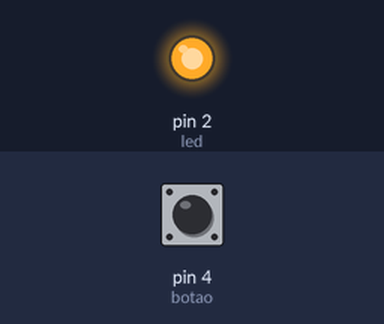
Simulated run of this sketch. Board: Arduino Uno, built with avr-gcc and run on an emulated ATmega328P. Shown: output pins drawn as LEDs (lit = HIGH). The inputs (shaded band) are chosen by the test bench; at power-on: pin 4 (botao) LOW.

Above: at 1.2 s.
1.3 s: pin 4 (botao) pulled HIGH for 0.15 s
At 1.37 s:
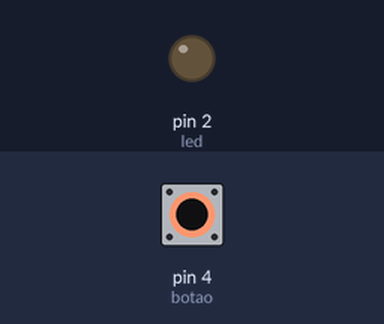
2.9 s: pin 4 (botao) pulled HIGH for 3.2 s
At 7.1 s:
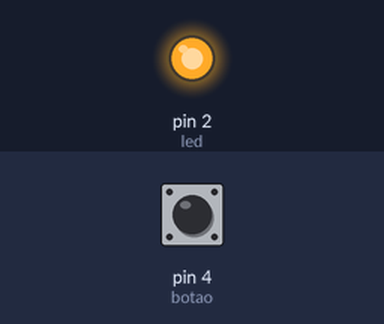
Timing chart, 0 to 8.6 s (numbered marks = the images above; inputs shaded):
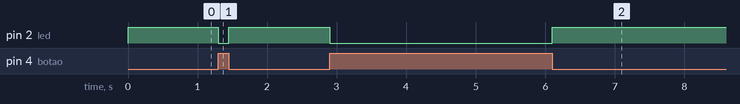

The sketch:

Semana3_Desafio5_NOT.ino
```cpp
int led = 2;
int botao = 4; //primeiro botao
int estado = 0;

void setup()
{
  pinMode(led,OUTPUT);
  pinMode(botao,INPUT);
}

void loop()
{
  estado = digitalRead(botao);

  if (!(estado == HIGH))
  {
 	 digitalWrite(led, HIGH);
  }
  else
  {
     digitalWrite(led, LOW);
  }
}
```

Measured:
- after the input at 1.3 s, pin 2 (led): HIGH → LOW at once, → HIGH 0.15 s later
- after the input at 2.9 s, pin 2 (led): HIGH → LOW at once, → HIGH 3.2 s later
